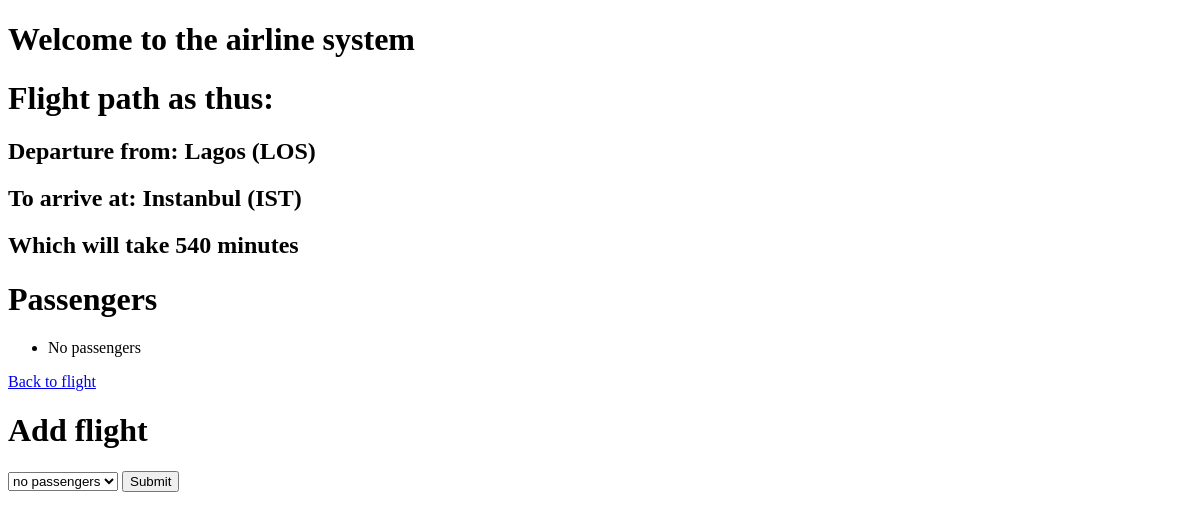
Before: /flights/4 with the older database file.
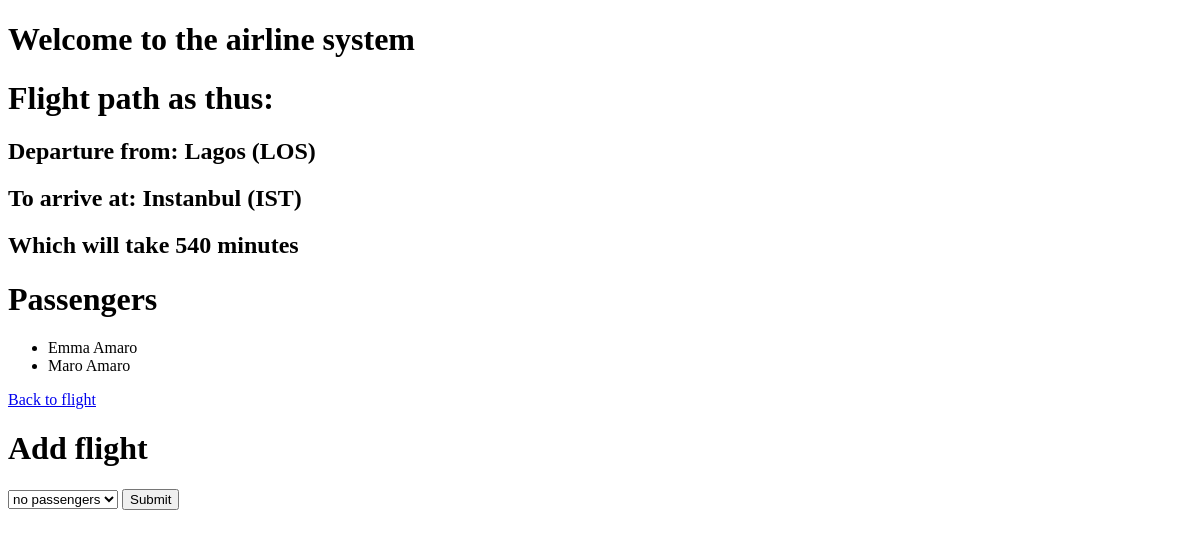
After: the same page with the newer database file.
### flights/models.py (models this page shows)
class Passengers(models.Model):
    first= models.CharField(max_length=30)
    last= models.CharField(max_length=30)
    flight= models.ManyToManyField(Flights, blank=True, related_name="passenger")
    def __str__(self):
        return f"{self.first } {self.last}"

### flights/views.py (the view)
# urls.py: path("<int:flight_id>", views.flight, name="flight"),
def flight(request, flight_id):
    flight = Flights.objects.get(pk= flight_id)
    return render(request, "flights/flight.html", {
        "flight": flight,
        "passengers": flight.passenger.all(),
        "non_passengers": flight.passenger.exclude(flight=flight).all()
    })

### flights/models.py (called while the page is built)
    def __str__(self):
        return f"{self.city} ({self.code})"

### flights/templates/flights/flight.html (shortened to what this page needs)
{% extends "flights/layout.html" %}
{% block body %}
<h1>
    Flight path as thus:
</h1>
<h2>Departure from: {{flight.origin}}</h2>
<h2>To arrive at: {{flight.destination}}</h2>
<h2>Which will take {{flight.duration}} minutes</h2>
<h1>Passengers</h1>
<ul>
    {% for passenger in passengers %}
    <li>{{passenger}}</li>
    {% empty %}
    <li>No passengers</li>
    {% endfor %}
</ul>
<a href="{% url 'index' %}">Back to flight</a>
<h1>Add flight</h1>
<form action="url 'book' flight.id" method="post">
    <select name="passenger">
        {% for passenger in non_passenger %}
            <option value="{{passenger.id}}">{{passenger}}</option>
            {%empty%}
            <option value="null">no passengers</option>
        {% endfor %}
    </select>
    <input type="submit">
</form>
{% endblock %}

Changed rows visible on the page:
added Passengers: first+last "Emma Amaro"
added Passengers: first+last "Maro Amaro"
Other visible differences:
text no longer shown: "No passengers"
